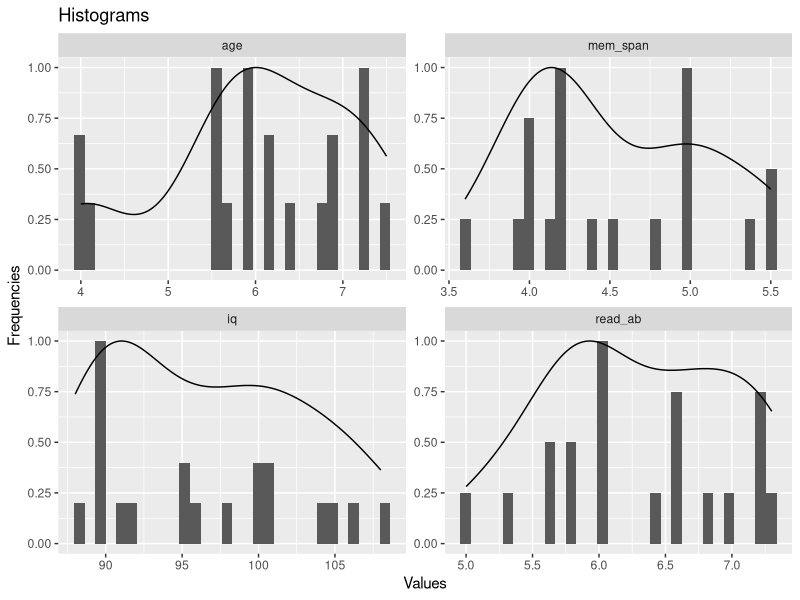
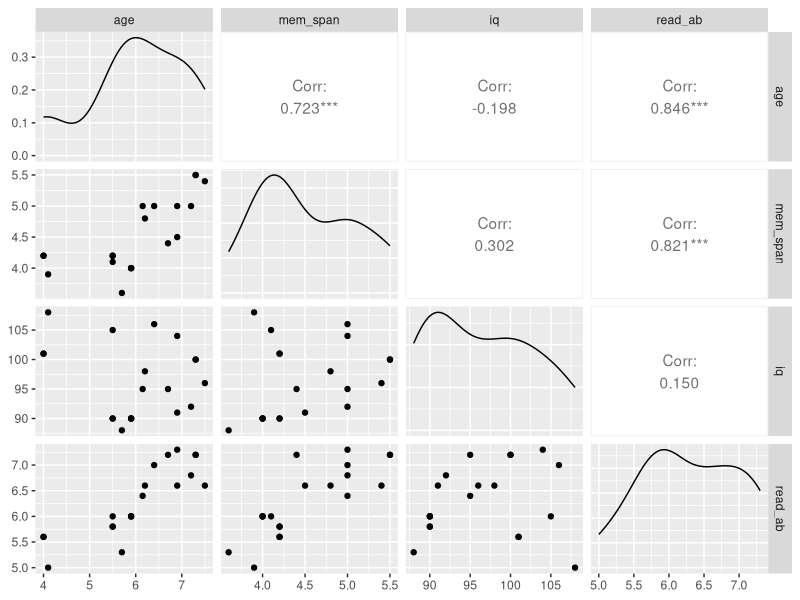

The R source for these figures, in order:
## ---- chunk 1
knitr::opts_chunk$set(fig.path='figures/multipleLin-')
## ---- chunk 2
library(GGally) 
library(ggplot2)
library(readr)
library(reshape2)
## ---- chunk 3
child_data <- read_csv("../data/child_data.csv")
head(child_data)
## ---- chunk 4
child_data_melted <- melt(child_data)
head(child_data_melted)

ggplot(data = child_data_melted, aes(x = value)) + 
  geom_histogram(aes(y = ..ncount..)) + 
  geom_density(aes(y = ..scaled..)) + 
  facet_wrap(~variable, scales = "free") +
  labs(x = "Values", y = "Frequencies", title = "Histograms")
## ---- chunk 5
ggpairs(child_data)
## ---- chunk 6
child_data_scaled <- scale(child_data)
head(child_data_scaled)

model1 <- lm(read_ab ~ age + iq, data = as.data.frame(child_data_scaled))
summary(model1)

model2 <- lm(read_ab ~ age + mem_span, data = as.data.frame(child_data_scaled))
summary(model2)

model3 <- lm(read_ab ~ age + iq + age:iq, data = as.data.frame(child_data_scaled))
summary(model3)
